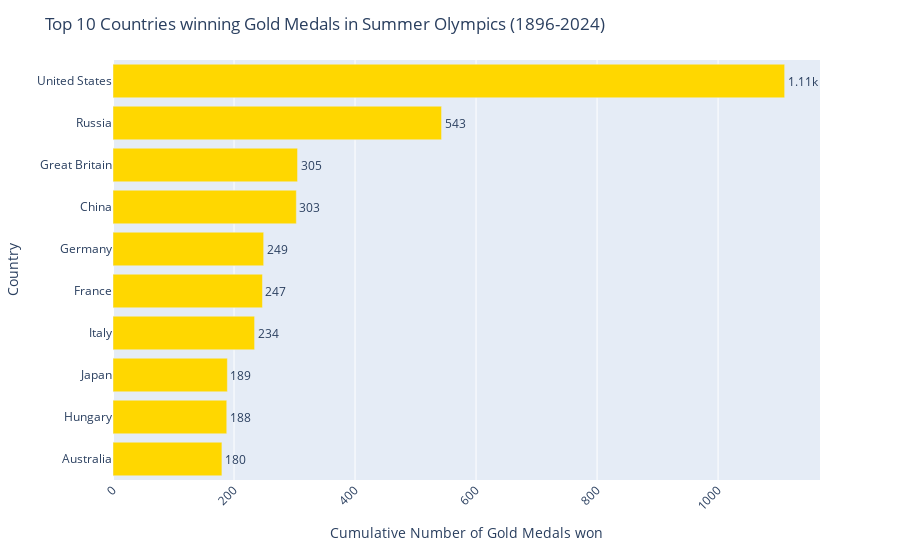

The cell this chart's notebook holds for it:
### Code cell
fig = px.bar(summary_df, y='country', x='gold_sum', text = 'gold_sum', orientation='h', hover_data=['silver_sum', 'bronze_sum', 'total_sum'])
fig.update_traces(texttemplate='%{text:.3s}', textposition='outside', marker_color='#FFD700') # places the annotation above the bar and set color to gold
fig.update_layout(uniformtext_minsize=8)
fig.update_layout(xaxis_tickangle=-45)
fig.update_layout(title = 'Top 10 Countries winning Gold Medals in Summer Olympics (1896-2024)', xaxis_title='Cumulative Number of Gold Medals won', yaxis_title='Country')
fig

### Figure 1 — Plotly figure (JSON) as saved in the notebook; plotly's stock layout.template omitted (floating-point values rounded to 4 significant figures)
{"data": [{"alignmentgroup": "True", "customdata": [[189, 225, 594], [163, 183, 534], [162, 193, 544], [206, 229, 669], [283, 307, 837], [277, 298, 824], [226, 198, 727], [345, 342, 992], [449, 449, 1441], [885, 786, 2781]], "hovertemplate": "gold_sum=%{text}<br>country=%{y}<br>silver_sum=%{customdata[0]}<br>bronze_sum=%{customdata[1]}<br>total_sum=%{customdata[2]}<extra></extra>", "legendgroup": "", "marker": {"color": "#FFD700", "pattern": {"shape": ""}}, "name": "", "offsetgroup": "", "orientation": "h", "showlegend": false, "text": [180, 188, 189, 234, 247, 249, 303, 305, 543, 1110], "textposition": "outside", "texttemplate": "%{text:.3s}", "type": "bar", "x": [180, 188, 189, 234, 247, 249, 303, 305, 543, 1110], "xaxis": "x", "y": ["Australia", "Hungary", "Japan", "Italy", "France", "Germany", "China", "Great Britain", "Russia", "United States"], "yaxis": "y"}], "layout": {"barmode": "relative", "legend": {"tracegroupgap": 0}, "margin": {"t": 60}, "title": {"text": "Top 10 Countries winning Gold Medals in Summer Olympics (1896-2024)"}, "uniformtext": {"minsize": 8}, "xaxis": {"anchor": "y", "domain": [0, 1], "tickangle": -45, "title": {"text": "Cumulative Number of Gold Medals won"}}, "yaxis": {"anchor": "x", "domain": [0, 1], "title": {"text": "Country"}}}}
